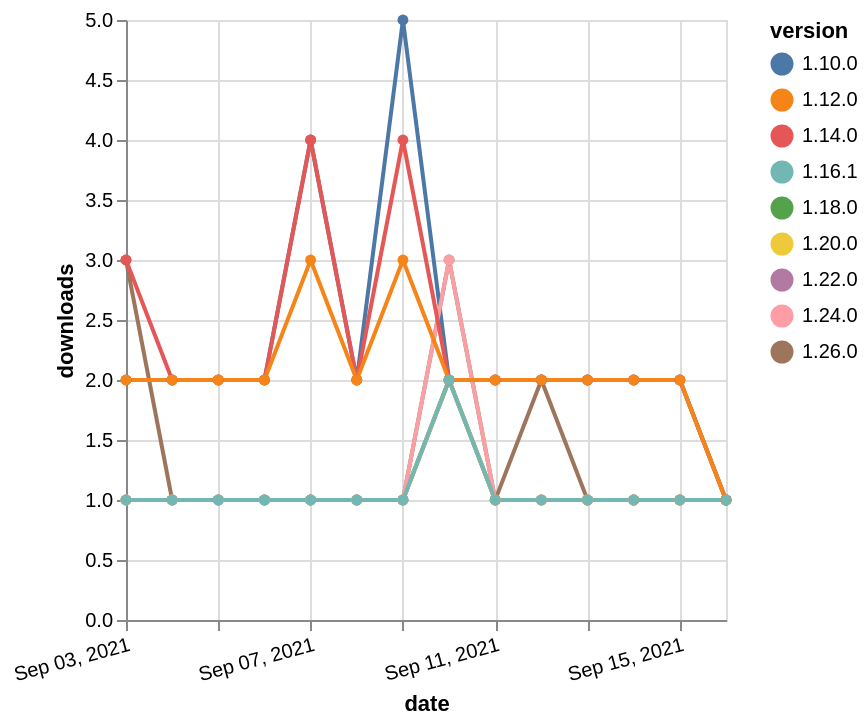

Describe this chart as a Vega-Lite specification.
### Vega-Lite specification from a JSON file in a GitHub repository (floating-point values rounded to 4 significant figures)
{"$schema": "https://vega.github.io/schema/vega-lite/v5.json", "description": "A simple bar chart with embedded data.", "data": {"values": [{"date": "2021-09-03", "total": 332, "delta": 1, "version": "1.18.0"}, {"date": "2021-09-04", "total": 333, "delta": 1, "version": "1.18.0"}, {"date": "2021-09-05", "total": 334, "delta": 1, "version": "1.18.0"}, {"date": "2021-09-06", "total": 335, "delta": 1, "version": "1.18.0"}, {"date": "2021-09-07", "total": 336, "delta": 1, "version": "1.18.0"}, {"date": "2021-09-08", "total": 337, "delta": 1, "version": "1.18.0"}, {"date": "2021-09-09", "total": 338, "delta": 1, "version": "1.18.0"}, {"date": "2021-09-10", "total": 341, "delta": 3, "version": "1.18.0"}, {"date": "2021-09-11", "total": 342, "delta": 1, "version": "1.18.0"}, {"date": "2021-09-12", "total": 343, "delta": 1, "version": "1.18.0"}, {"date": "2021-09-13", "total": 344, "delta": 1, "version": "1.18.0"}, {"date": "2021-09-14", "total": 345, "delta": 1, "version": "1.18.0"}, {"date": "2021-09-15", "total": 346, "delta": 1, "version": "1.18.0"}, {"date": "2021-09-16", "total": 347, "delta": 1, "version": "1.18.0"}, {"date": "2021-09-03", "total": 163, "delta": 1, "version": "1.22.0"}, {"date": "2021-09-04", "total": 164, "delta": 1, "version": "1.22.0"}, {"date": "2021-09-05", "total": 165, "delta": 1, "version": "1.22.0"}, {"date": "2021-09-06", "total": 166, "delta": 1, "version": "1.22.0"}, {"date": "2021-09-07", "total": 167, "delta": 1, "version": "1.22.0"}, {"date": "2021-09-08", "total": 168, "delta": 1, "version": "1.22.0"}, {"date": "2021-09-09", "total": 169, "delta": 1, "version": "1.22.0"}, {"date": "2021-09-10", "total": 171, "delta": 2, "version": "1.22.0"}, {"date": "2021-09-11", "total": 172, "delta": 1, "version": "1.22.0"}, {"date": "2021-09-12", "total": 173, "delta": 1, "version": "1.22.0"}, {"date": "2021-09-13", "total": 174, "delta": 1, "version": "1.22.0"}, {"date": "2021-09-14", "total": 175, "delta": 1, "version": "1.22.0"}, {"date": "2021-09-15", "total": 176, "delta": 1, "version": "1.22.0"}, {"date": "2021-09-16", "total": 177, "delta": 1, "version": "1.22.0"}, {"date": "2021-09-03", "total": 3143, "delta": 2, "version": "1.10.0"}, {"date": "2021-09-04", "total": 3145, "delta": 2, "version": "1.10.0"}, {"date": "2021-09-05", "total": 3147, "delta": 2, "version": "1.10.0"}, {"date": "2021-09-06", "total": 3149, "delta": 2, "version": "1.10.0"}, {"date": "2021-09-07", "total": 3153, "delta": 4, "version": "1.10.0"}, {"date": "2021-09-08", "total": 3155, "delta": 2, "version": "1.10.0"}, {"date": "2021-09-09", "total": 3160, "delta": 5, "version": "1.10.0"}, {"date": "2021-09-10", "total": 3162, "delta": 2, "version": "1.10.0"}, {"date": "2021-09-11", "total": 3164, "delta": 2, "version": "1.10.0"}, {"date": "2021-09-12", "total": 3166, "delta": 2, "version": "1.10.0"}, {"date": "2021-09-13", "total": 3168, "delta": 2, "version": "1.10.0"}, {"date": "2021-09-14", "total": 3170, "delta": 2, "version": "1.10.0"}, {"date": "2021-09-15", "total": 3172, "delta": 2, "version": "1.10.0"}, {"date": "2021-09-16", "total": 3173, "delta": 1, "version": "1.10.0"}, {"date": "2021-09-03", "total": 117, "delta": 3, "version": "1.26.0"}, {"date": "2021-09-04", "total": 118, "delta": 1, "version": "1.26.0"}, {"date": "2021-09-05", "total": 119, "delta": 1, "version": "1.26.0"}, {"date": "2021-09-06", "total": 120, "delta": 1, "version": "1.26.0"}, {"date": "2021-09-07", "total": 121, "delta": 1, "version": "1.26.0"}, {"date": "2021-09-08", "total": 122, "delta": 1, "version": "1.26.0"}, {"date": "2021-09-09", "total": 123, "delta": 1, "version": "1.26.0"}, {"date": "2021-09-10", "total": 125, "delta": 2, "version": "1.26.0"}, {"date": "2021-09-11", "total": 126, "delta": 1, "version": "1.26.0"}, {"date": "2021-09-12", "total": 128, "delta": 2, "version": "1.26.0"}, {"date": "2021-09-13", "total": 129, "delta": 1, "version": "1.26.0"}, {"date": "2021-09-14", "total": 130, "delta": 1, "version": "1.26.0"}, {"date": "2021-09-15", "total": 131, "delta": 1, "version": "1.26.0"}, {"date": "2021-09-16", "total": 132, "delta": 1, "version": "1.26.0"}, {"date": "2021-09-03", "total": 190, "delta": 1, "version": "1.20.0"}, {"date": "2021-09-04", "total": 191, "delta": 1, "version": "1.20.0"}, {"date": "2021-09-05", "total": 192, "delta": 1, "version": "1.20.0"}, {"date": "2021-09-06", "total": 193, "delta": 1, "version": "1.20.0"}, {"date": "2021-09-07", "total": 194, "delta": 1, "version": "1.20.0"}, {"date": "2021-09-08", "total": 195, "delta": 1, "version": "1.20.0"}, {"date": "2021-09-09", "total": 196, "delta": 1, "version": "1.20.0"}, {"date": "2021-09-10", "total": 198, "delta": 2, "version": "1.20.0"}, {"date": "2021-09-11", "total": 199, "delta": 1, "version": "1.20.0"}, {"date": "2021-09-12", "total": 200, "delta": 1, "version": "1.20.0"}, {"date": "2021-09-13", "total": 201, "delta": 1, "version": "1.20.0"}, {"date": "2021-09-14", "total": 202, "delta": 1, "version": "1.20.0"}, {"date": "2021-09-15", "total": 203, "delta": 1, "version": "1.20.0"}, {"date": "2021-09-16", "total": 204, "delta": 1, "version": "1.20.0"}, {"date": "2021-09-03", "total": 175, "delta": 1, "version": "1.24.0"}, {"date": "2021-09-04", "total": 176, "delta": 1, "version": "1.24.0"}, {"date": "2021-09-05", "total": 177, "delta": 1, "version": "1.24.0"}, {"date": "2021-09-06", "total": 178, "delta": 1, "version": "1.24.0"}, {"date": "2021-09-07", "total": 179, "delta": 1, "version": "1.24.0"}, {"date": "2021-09-08", "total": 180, "delta": 1, "version": "1.24.0"}, {"date": "2021-09-09", "total": 181, "delta": 1, "version": "1.24.0"}, {"date": "2021-09-10", "total": 184, "delta": 3, "version": "1.24.0"}, {"date": "2021-09-11", "total": 185, "delta": 1, "version": "1.24.0"}, {"date": "2021-09-12", "total": 186, "delta": 1, "version": "1.24.0"}, {"date": "2021-09-13", "total": 187, "delta": 1, "version": "1.24.0"}, {"date": "2021-09-14", "total": 188, "delta": 1, "version": "1.24.0"}, {"date": "2021-09-15", "total": 189, "delta": 1, "version": "1.24.0"}, {"date": "2021-09-16", "total": 190, "delta": 1, "version": "1.24.0"}, {"date": "2021-09-03", "total": 2481, "delta": 3, "version": "1.14.0"}, {"date": "2021-09-04", "total": 2483, "delta": 2, "version": "1.14.0"}, {"date": "2021-09-05", "total": 2485, "delta": 2, "version": "1.14.0"}, {"date": "2021-09-06", "total": 2487, "delta": 2, "version": "1.14.0"}, {"date": "2021-09-07", "total": 2491, "delta": 4, "version": "1.14.0"}, {"date": "2021-09-08", "total": 2493, "delta": 2, "version": "1.14.0"}, {"date": "2021-09-09", "total": 2497, "delta": 4, "version": "1.14.0"}, {"date": "2021-09-10", "total": 2499, "delta": 2, "version": "1.14.0"}, {"date": "2021-09-11", "total": 2501, "delta": 2, "version": "1.14.0"}, {"date": "2021-09-12", "total": 2503, "delta": 2, "version": "1.14.0"}, {"date": "2021-09-13", "total": 2505, "delta": 2, "version": "1.14.0"}, {"date": "2021-09-14", "total": 2507, "delta": 2, "version": "1.14.0"}, {"date": "2021-09-15", "total": 2509, "delta": 2, "version": "1.14.0"}, {"date": "2021-09-16", "total": 2510, "delta": 1, "version": "1.14.0"}, {"date": "2021-09-03", "total": 2569, "delta": 2, "version": "1.12.0"}, {"date": "2021-09-04", "total": 2571, "delta": 2, "version": "1.12.0"}, {"date": "2021-09-05", "total": 2573, "delta": 2, "version": "1.12.0"}, {"date": "2021-09-06", "total": 2575, "delta": 2, "version": "1.12.0"}, {"date": "2021-09-07", "total": 2578, "delta": 3, "version": "1.12.0"}, {"date": "2021-09-08", "total": 2580, "delta": 2, "version": "1.12.0"}, {"date": "2021-09-09", "total": 2583, "delta": 3, "version": "1.12.0"}, {"date": "2021-09-10", "total": 2585, "delta": 2, "version": "1.12.0"}, {"date": "2021-09-11", "total": 2587, "delta": 2, "version": "1.12.0"}, {"date": "2021-09-12", "total": 2589, "delta": 2, "version": "1.12.0"}, {"date": "2021-09-13", "total": 2591, "delta": 2, "version": "1.12.0"}, {"date": "2021-09-14", "total": 2593, "delta": 2, "version": "1.12.0"}, {"date": "2021-09-15", "total": 2595, "delta": 2, "version": "1.12.0"}, {"date": "2021-09-16", "total": 2596, "delta": 1, "version": "1.12.0"}, {"date": "2021-09-03", "total": 237, "delta": 1, "version": "1.16.1"}, {"date": "2021-09-04", "total": 238, "delta": 1, "version": "1.16.1"}, {"date": "2021-09-05", "total": 239, "delta": 1, "version": "1.16.1"}, {"date": "2021-09-06", "total": 240, "delta": 1, "version": "1.16.1"}, {"date": "2021-09-07", "total": 241, "delta": 1, "version": "1.16.1"}, {"date": "2021-09-08", "total": 242, "delta": 1, "version": "1.16.1"}, {"date": "2021-09-09", "total": 243, "delta": 1, "version": "1.16.1"}, {"date": "2021-09-10", "total": 245, "delta": 2, "version": "1.16.1"}, {"date": "2021-09-11", "total": 246, "delta": 1, "version": "1.16.1"}, {"date": "2021-09-12", "total": 247, "delta": 1, "version": "1.16.1"}, {"date": "2021-09-13", "total": 248, "delta": 1, "version": "1.16.1"}, {"date": "2021-09-14", "total": 249, "delta": 1, "version": "1.16.1"}, {"date": "2021-09-15", "total": 250, "delta": 1, "version": "1.16.1"}, {"date": "2021-09-16", "total": 251, "delta": 1, "version": "1.16.1"}]}, "width": "container", "mark": {"type": "line", "point": {"filled": true}}, "encoding": {"x": {"field": "date", "type": "temporal", "timeUnit": "yearmonthdate", "title": "date", "axis": {"labelAngle": -15}}, "y": {"field": "delta", "type": "quantitative", "title": "downloads"}, "color": {"field": "version", "type": "nominal"}, "tooltip": {"field": "delta"}}}
